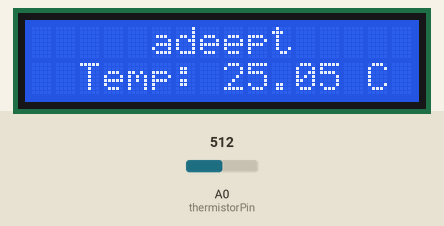
A sketch run on a simulated Arduino Uno, built with avr-gcc and run on an emulated ATmega328P. Shown: 16×2 character LCD. The inputs (shaded band) are chosen by the test bench; at power-on: A0 (thermistorPin) = 512.

Above: at 1.2 s.
1.3 s: A0 (thermistorPin) set to 716
At 2.6 s:
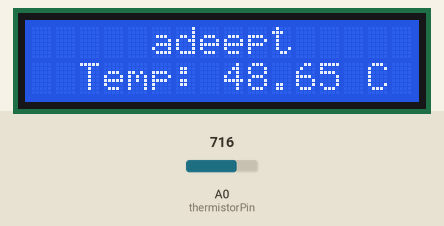
3.0 s: A0 (thermistorPin) set to 900
At 4.3 s:
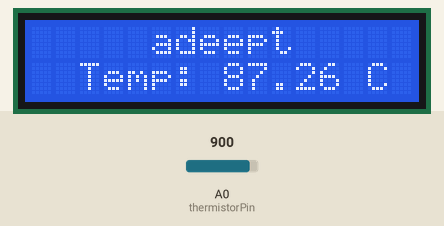
4.6 s: A0 (thermistorPin) set to 1023
At 5.8 s:
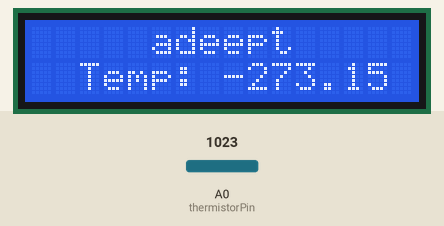
6.1 s: A0 (thermistorPin) set to 374
At 6.6 s:
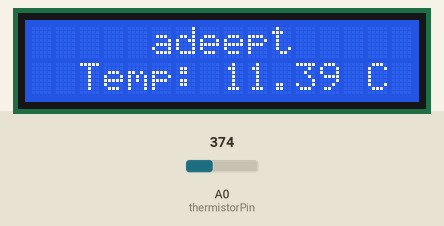
7.6 s: A0 (thermistorPin) set to 350
At 8.3 s:
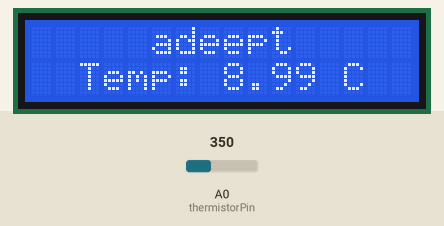
Timing chart, 0 to 10.1 s (numbered marks = the images above; inputs shaded):
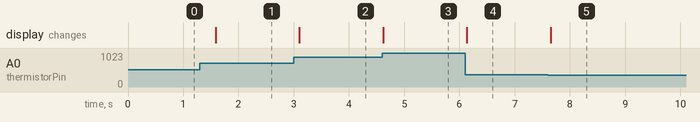

The sketch:

_13_thermistor.ino
```cpp
/***********************************************************
File name: 13_thermistor.ino
Description: The information which a thermistor collects
             temperature is displayed on the LCD1602.
Website: www.adeept.com
E-mail: support@adeept.com
Author: Tom
Date: 2015/05/02
***********************************************************/

#include <LiquidCrystal.h>

int tim = 50;                       //the value of delay time
// initialize the library with the numbers of the interface pins
LiquidCrystal lcd(4, 6, 10, 11, 12, 13);
int thermistorPin = 0;           // thermistor connected to analog pin 3

void setup()
{
  lcd.begin(16, 2);    // set up the LCD's number of columns and rows:
  lcd.clear();         //Clears the LCD screen and positions the cursor in the upper-left corner
}

void loop()
{
   float a = analogRead(thermistorPin);
  //the calculating formula of temperature
  float resistor = (1023.0*10000)/a-10000;
  float tempC = (3435.0/(log(resistor/10000)+(3435.0/(273.15+25)))) - 273.15;

  lcd.setCursor(0, 0); // set the cursor to column 0, line 0
  lcd.print("     adeept     ");// Print a message of "Temp: "to the LCD.

  lcd.setCursor(0, 1); // set the cursor to column 0, line 0
  lcd.print("  Temp: ");// Print a message of "Temp: "to the LCD.
  lcd.print(tempC);// Print a centigrade temperature to the LCD.
  lcd.print(" C  "); // Print the unit of the centigrade temperature to the LCD.
  delay(500);
}
```

Measured:
- after the input at 1.3 s, the display: changes after 0.29 s (image 1)
- after the input at 3.0 s, the display: changes after 0.10 s (image 2)
- after the input at 4.6 s, the display: changes at once (image 3)
- after the input at 6.1 s, the display: changes at once (image 4)
- after the input at 7.6 s, the display: changes after 0.05 s (image 5)
